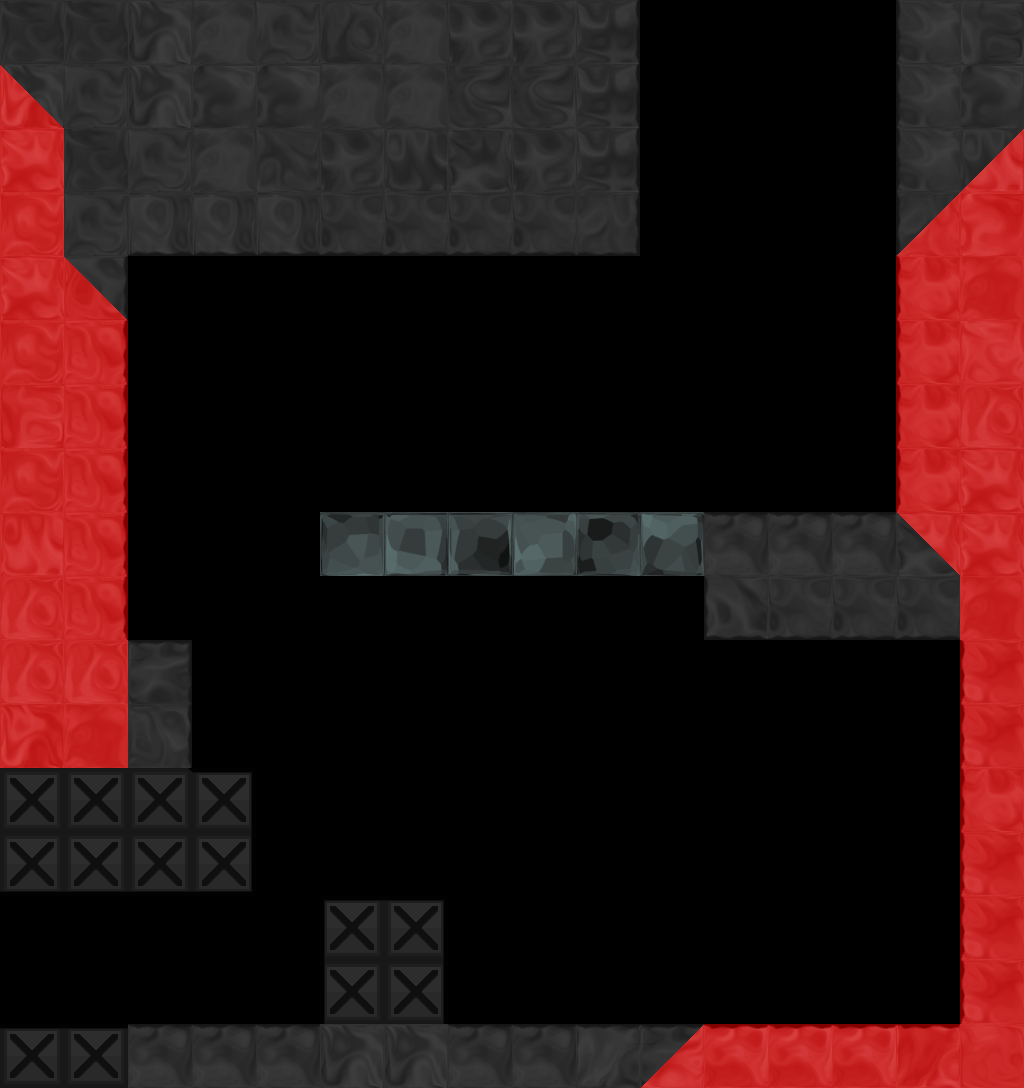

Below is a game level as drawn by its tile map, then a one-line description and the .tmx file that defines it, in full:
An orthogonal 16x17 tile map with 64x64 px tiles, 1 tile layer (tile), 1 hidden layer not drawn, 6 tilesets and 10 objects (2x SliderGreen, 2x Path, 2x ShooterGreen, 2x Exit, DoorGreen, ...).

<map version="1.0" orientation="orthogonal" width="16" height="17" tilewidth="64" tileheight="64">
 <properties>
  <property name="bg" value="bg_to3" />
  <property name="bgParallaxX" value=".6" />
  <property name="bgParallaxY" value=".6" />
  <property name="music" value="level_green" />
 </properties>
 <tileset firstgid="1" source="tiles/black_tiles.tsx" />
 <tileset firstgid="50" source="tiles/white_tiles.tsx" />
 <tileset firstgid="99" source="tiles/glass_tiles.tsx" />
 <tileset firstgid="148" source="tiles/red_tiles.tsx" />
 <tileset firstgid="197" source="tiles/red_black_tiles.tsx" />
 <tileset firstgid="309" source="tiles/black_indestructable.tsx" />
 <layer name="backTile" width="16" height="17" visible="0">
  <data encoding="csv">
0,0,0,0,0,0,0,0,0,0,0,0,0,0,0,0,
0,0,0,0,0,0,0,0,0,0,0,0,0,0,0,0,
0,0,0,0,0,0,0,0,0,0,0,0,0,0,0,0,
0,0,0,0,0,0,0,0,0,0,0,0,0,0,0,0,
0,0,0,0,0,0,0,0,0,0,0,0,0,0,0,0,
0,0,0,0,0,0,0,0,0,0,0,0,0,0,0,0,
0,0,0,0,0,0,0,0,0,0,0,0,0,0,0,0,
0,0,0,0,0,0,0,0,0,0,0,0,0,0,0,0,
0,0,0,0,0,0,0,0,0,0,0,0,0,0,0,0,
0,0,0,0,0,0,0,0,0,0,0,0,0,0,0,0,
0,0,0,0,0,0,0,0,0,0,0,0,0,0,0,0,
0,0,0,0,0,0,0,0,0,0,0,0,0,0,0,0,
0,0,0,0,0,0,0,0,0,0,0,0,0,0,0,0,
0,0,0,0,0,0,0,0,0,0,0,0,0,0,0,0,
0,0,0,0,0,0,0,0,0,0,0,0,0,0,0,0,
0,0,0,0,0,0,0,0,0,0,0,0,0,0,0,0,
0,0,0,0,0,0,0,0,0,0,0,0,0,0,0,0
</data>
 </layer>
 <objectgroup name="obj" width="16" height="17">
  <object type="DoorGreen" x="128" y="896" width="64" height="128" />
  <object type="OrbGreen" x="608" y="608" width="64" height="64" />
  <object type="SliderGreen" x="523" y="325" width="108" height="52">
   <properties>
    <property name="path" value="p1" />
   </properties>
  </object>
  <object name="p1" type="Path" x="256" y="352">
   <polyline points="0,0 320,0" />
  </object>
  <object type="ShooterGreen" x="320" y="256">
   <polyline points="0,0 128,384" />
  </object>
  <object name="p2" type="Path" x="448" y="704">
   <polyline points="0,0 400,205" />
  </object>
  <object type="SliderGreen" x="791" y="881" width="108" height="52">
   <properties>
    <property name="path" value="p2" />
   </properties>
  </object>
  <object type="ShooterGreen" x="448" y="979">
   <polyline points="0,0 276,20" />
  </object>
 </objectgroup>
 <layer name="tile" width="16" height="17">
  <data encoding="csv">
35,35,1,6,21,28,6,5,5,26,0,0,0,0,22,2,
197,21,1,49,49,6,6,19,19,26,0,0,0,0,22,49,
150,35,21,6,14,5,4,3,5,26,0,0,0,0,22,200,
168,21,38,38,38,31,31,31,31,32,0,0,0,0,228,196,
150,211,0,0,0,0,0,0,0,0,0,0,0,0,170,153,
168,172,0,0,0,0,0,0,0,0,0,0,0,0,170,182,
149,172,0,0,0,0,0,0,0,0,0,0,0,0,170,175,
168,172,0,0,0,0,0,0,0,0,0,0,0,0,170,150,
151,172,0,0,0,104,99,100,112,103,106,17,17,17,199,150,
175,172,0,0,0,0,0,0,0,0,0,30,31,31,31,153,
175,175,11,0,0,0,0,0,0,0,0,0,0,0,0,169,
148,153,25,0,0,0,0,0,0,0,0,0,0,0,0,169,
311,310,317,316,0,0,0,0,0,0,0,0,0,0,0,170,
325,325,325,326,0,0,0,0,0,0,0,0,0,0,0,169,
0,0,0,0,0,314,316,0,0,0,0,0,0,0,0,169,
0,0,0,0,0,319,321,0,0,0,0,0,0,0,0,169,
315,315,17,17,17,1,1,17,17,10,207,164,164,164,157,154
</data>
 </layer>
 <objectgroup name="front" width="16" height="17">
  <object type="Exit" x="0" y="896" width="64" height="128">
   <properties>
    <property name="mapTo" value="slider2" />
   </properties>
  </object>
  <object type="Exit" x="640" y="0" width="256" height="64">
   <properties>
    <property name="mapTo" value="openArea" />
    <property name="right" value="false" />
    <property name="springJump" value="false" />
   </properties>
  </object>
 </objectgroup>
</map>
